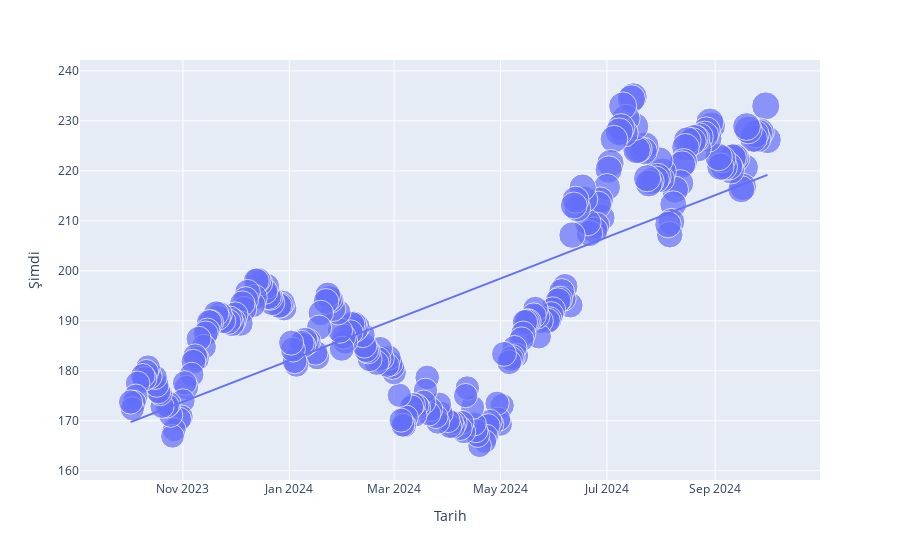

Notebook code cell kept with this figure:
### Code cell
px.scatter(df,x="Tarih",y="Şimdi",size="Şimdi",trendline="ols")

### Figure 1 — Plotly figure (JSON) as saved in the notebook; plotly's stock layout.template omitted (floating-point values rounded to 4 significant figures; data arrays with more than 128 entries replaced by an {"elided": "..."} marker saying what was removed)
{"data": [{"hovertemplate": "Tarih=%{x}<br>Şimdi=%{marker.size}<extra></extra>", "legendgroup": "", "marker": {"color": "#636efa", "size": {"elided": "252 float values"}, "sizemode": "area", "sizeref": 0.587, "symbol": "circle"}, "mode": "markers", "name": "", "orientation": "v", "showlegend": false, "type": "scatter", "x": {"elided": "252 str values"}, "xaxis": "x", "y": {"elided": "252 float values"}, "yaxis": "y"}, {"hovertemplate": "<b>OLS trendline</b><br>Şimdi = 1.56847e-06 * Tarih + -2490.72<br>R<sup>2</sup>=0.521455<br><br>Tarih=%{x}<br>Şimdi=%{y} <b>(trend)</b><extra></extra>", "legendgroup": "", "marker": {"color": "#636efa", "symbol": "circle"}, "mode": "lines", "name": "", "showlegend": false, "type": "scatter", "x": {"elided": "252 str values"}, "xaxis": "x", "y": {"elided": "252 float values"}, "yaxis": "y"}], "layout": {"autosize": true, "legend": {"itemsizing": "constant", "tracegroupgap": 0}, "margin": {"t": 60}, "xaxis": {"anchor": "y", "autorange": true, "domain": [0, 1], "range": ["2023-09-04 22:40:16.4174", "2024-10-28 21:49:44.6335"], "title": {"text": "Tarih"}, "type": "date"}, "yaxis": {"anchor": "x", "autorange": true, "domain": [0, 1], "range": [155.0, 245.9], "title": {"text": "Şimdi"}, "type": "linear"}}}
